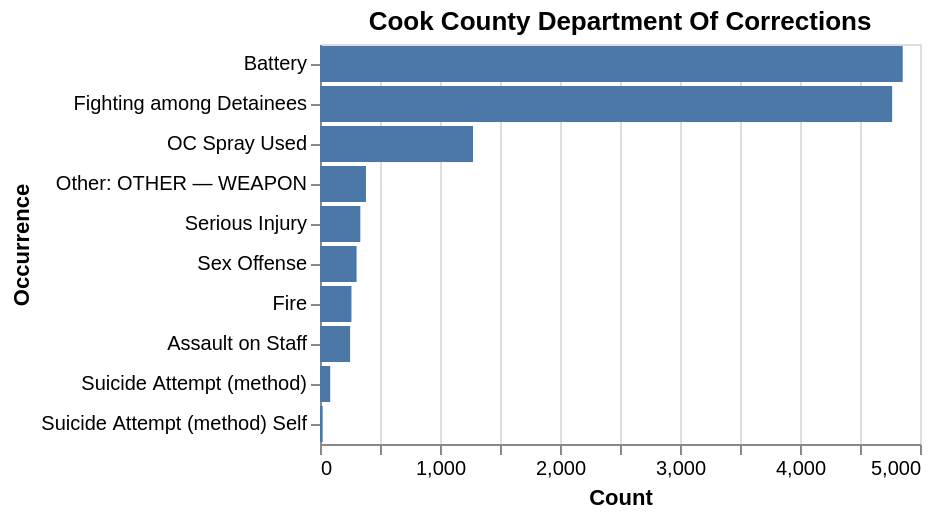

The code cell stored with this chart in its notebook:
### Code cell
cook_county

### Figure 1 — Vega-Lite specification as saved in the notebook (floating-point values rounded to 4 significant figures)
{"config": {"view": {"continuousWidth": 300, "continuousHeight": 300}}, "data": {"name": "data-e50dcfba09de69cb37ea77105583bdc7"}, "mark": {"type": "bar"}, "encoding": {"x": {"field": "count", "title": "Count", "type": "quantitative"}, "y": {"field": "Cleaned Occurrences", "sort": "-x", "title": "Occurrence", "type": "nominal"}}, "title": "Cook County Department Of Corrections", "$schema": "https://vega.github.io/schema/vega-lite/v5.20.1.json", "datasets": {"data-e50dcfba09de69cb37ea77105583bdc7": [{"Cleaned Occurrences": "Battery", "count": 4856}, {"Cleaned Occurrences": "Fighting among Detainees", "count": 4768}, {"Cleaned Occurrences": "OC Spray Used", "count": 1275}, {"Cleaned Occurrences": "Other: OTHER — WEAPON", "count": 383}, {"Cleaned Occurrences": "Serious Injury", "count": 336}, {"Cleaned Occurrences": "Sex Offense", "count": 305}, {"Cleaned Occurrences": "Fire", "count": 262}, {"Cleaned Occurrences": "Assault on Staff", "count": 251}, {"Cleaned Occurrences": "Suicide Attempt (method)", "count": 85}, {"Cleaned Occurrences": "Suicide Attempt (method) Self", "count": 22}]}}
